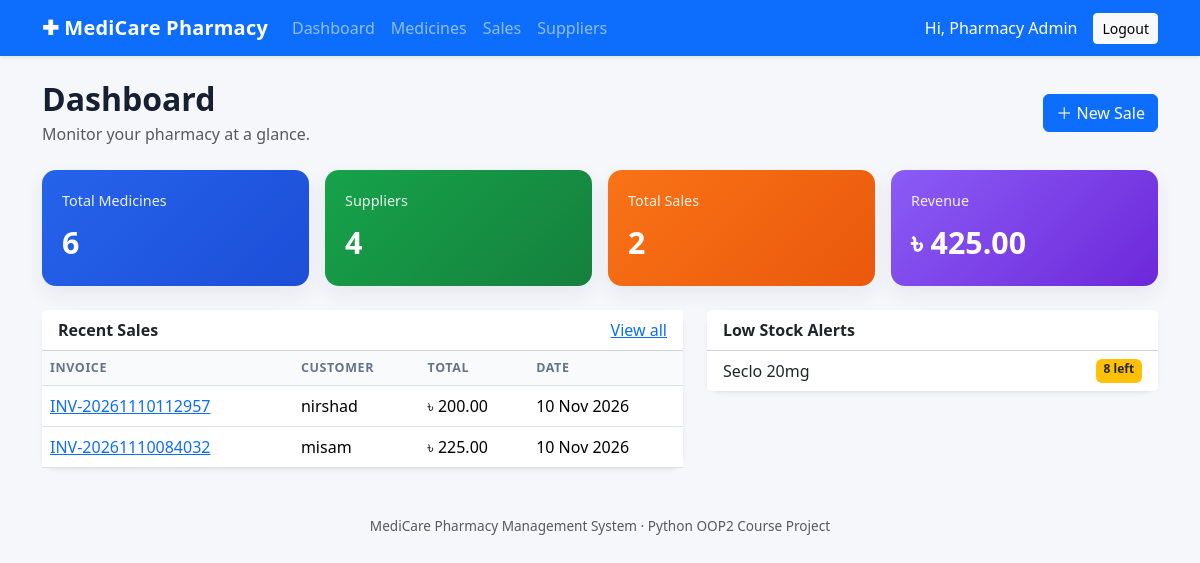
The app's page / (signed in) with its own data.
### config/core/models.py (models this page shows, shortened)
class Sale(models.Model):
    invoice_no = models.CharField(max_length=30, unique=True)
    customer_name = models.CharField(max_length=120, default='Walk-in Customer')
    customer_phone = models.CharField(max_length=30, blank=True)
    total_amount = models.DecimalField(max_digits=12, decimal_places=2, default=0)
    sold_by = models.ForeignKey('auth.User', on_delete=models.SET_NULL, null=True)
    sold_at = models.DateTimeField(auto_now_add=True)

class Medicine(models.Model):
    CATEGORY_CHOICES=[('Tablet','Tablet'),('Capsule','Capsule'),('Syrup','Syrup'),('Injection','Injection'),('Cream','Cream'),('Other','Other')]
    name = models.CharField(max_length=150)
    generic_name = models.CharField(max_length=150, blank=True)
    category = models.CharField(max_length=30, choices=CATEGORY_CHOICES, default='Tablet')
    batch_no = models.CharField(max_length=50)
    supplier = models.ForeignKey(Supplier, on_delete=models.SET_NULL, null=True, blank=True)
    purchase_price = models.DecimalField(max_digits=10, decimal_places=2, validators=[MinValueValidator(0)])
    selling_price = models.DecimalField(max_digits=10, decimal_places=2, validators=[MinValueValidator(0)])
    stock = models.PositiveIntegerField(default=0)
    reorder_level = models.PositiveIntegerField(default=10)
    expiry_date = models.DateField()
    created_at = models.DateTimeField(auto_now_add=True)

### config/core/views.py (the view)
# urls.py: urlpatterns = [path('', views.dashboard, name='dashboard'), path('medicines/', views.medicines, name='medicines'), path('medicines/add/', views.medicine_add, name='medicine_add'), path('medicines/<int
@login_required
def dashboard(request):
    medicines = Medicine.objects.all()
    context={'medicine_count': medicines.count(),'supplier_count':Supplier.objects.count(),'sale_count':Sale.objects.count(),'revenue':Sale.objects.aggregate(v=Sum('total_amount'))['v'] or 0,'low_stock': medicines.filter(stock__lte=10).order_by('stock')[:6],'recent_sales':Sale.objects.order_by('-sold_at')[:6]}
    return render(request,'core/dashboard.html',context)

### templates/core/dashboard.html
{% extends 'base.html' %}{% block title %}Dashboard · MediCare{% endblock %}{% block content %}<div class="d-flex justify-content-between align-items-center mb-4"><div><h2 class="fw-bold mb-1">Dashboard</h2><p class="text-muted mb-0">Monitor your pharmacy at a glance.</p></div><a class="btn btn-primary" href="{% url 'sale_add' %}">＋ New Sale</a></div><div class="row g-3 mb-4"><div class="col-md-3"><div class="stat-card blue"><span>Total Medicines</span><strong>{{ medicine_count }}</strong></div></div><div class="col-md-3"><div class="stat-card green"><span>Suppliers</span><strong>{{ supplier_count }}</strong></div></div><div class="col-md-3"><div class="stat-card orange"><span>Total Sales</span><strong>{{ sale_count }}</strong></div></div><div class="col-md-3"><div class="stat-card purple"><span>Revenue</span><strong>৳ {{ revenue|floatformat:2 }}</strong></div></div></div><div class="row g-4"><div class="col-lg-7"><div class="card border-0 shadow-sm"><div class="card-header bg-white d-flex justify-content-between"><b>Recent Sales</b><a href="{% url 'sales' %}">View all</a></div><div class="table-responsive"><table class="table align-middle mb-0"><thead><tr><th>Invoice</th><th>Customer</th><th>Total</th><th>Date</th></tr></thead><tbody>{% for sale in recent_sales %}<tr><td><a href="{% url 'sale_detail' sale.pk %}">{{ sale.invoice_no }}</a></td><td>{{ sale.customer_name }}</td><td>৳ {{ sale.total_amount }}</td><td>{{ sale.sold_at|date:'d M Y' }}</td></tr>{% empty %}<tr><td colspan="4" class="text-center text-muted py-4">No sales yet.</td></tr>{% endfor %}</tbody></table></div></div></div><div class="col-lg-5"><div class="card border-0 shadow-sm"><div class="card-header bg-white"><b>Low Stock Alerts</b></div><ul class="list-group list-group-flush">{% for m in low_stock %}<li class="list-group-item d-flex justify-content-between"><span>{{ m.name }}</span><span class="badge bg-warning text-dark">{{ m.stock }} left</span></li>{% empty %}<li class="list-group-item text-muted">All stock levels look good.</li>{% endfor %}</ul></div></div></div>{% endblock %}

### templates/base.html (shortened to what this page needs)
{% load static %}<!doctype html><html lang="en"><head><link href="https://cdn.jsdelivr.net/npm/bootstrap@5.3.3/dist/css/bootstrap.min.css" rel="stylesheet"><link rel="stylesheet" href="{% static 'css/style.css' %}"></head><body><nav class="navbar navbar-expand-lg navbar-dark bg-primary shadow-sm"><div class="container"><a class="navbar-brand fw-bold" href="{% url 'dashboard' %}">✚ MediCare Pharmacy</a><div id="nav" class="collapse navbar-collapse"><ul class="navbar-nav me-auto"><li class="nav-item"><a class="nav-link" href="{% url 'dashboard' %}">Dashboard</a></li><li class="nav-item"><a class="nav-link" href="{% url 'medicines' %}">Medicines</a></li><li class="nav-item"><a class="nav-link" href="{% url 'sales' %}">Sales</a></li><li class="nav-item"><a class="nav-link" href="{% url 'suppliers' %}">Suppliers</a></li></ul><span class="text-white me-3">Hi, {{ request.user.first_name|default:request.user.username }}</span><form method="post" action="{% url 'logout' %}"><button class="btn btn-light btn-sm">Logout</button></form></div></div></nav><main class="container py-4">{% block content %}{% endblock %}</main><footer class="text-center text-muted py-4">MediCare Pharmacy Management System · Python OOP2 Course Project</footer></body></html>

### static/css/style.css (style rules this page uses)
body { background:#f5f7fb;color:#172033 }
.navbar-brand { letter-spacing:.2px }
.card { border-radius:14px }
.stat-card { border-radius:14px;padding:20px;color:#fff;min-height:112px;box-shadow:0 8px 20px #1b2b4a12 }
.stat-card span { display:block;opacity:.9;font-size:.9rem }
.stat-card strong { font-size:1.9rem;display:block;margin-top:8px }
.blue { background:linear-gradient(135deg,#2563eb,#1d4ed8) }
.green { background:linear-gradient(135deg,#16a34a,#15803d) }
.orange { background:linear-gradient(135deg,#f97316,#ea580c) }
.purple { background:linear-gradient(135deg,#8b5cf6,#6d28d9) }
.table thead th { font-size:.78rem;text-transform:uppercase;color:#64748b;letter-spacing:.05em;background:#f8fafc }
footer { font-size:.85rem }

### records on screen
Sale: invoice_no "INV-20261110112957", customer_name "nirshad", total_amount "200.00", sold_at "10 Nov 2026"
Sale: invoice_no "INV-20261110084032", customer_name "misam", total_amount "225.00", sold_at "10 Nov 2026"
Medicine: name "Seclo 20mg", stock "8"

### other values on screen
{{ request.user.first_name|default:request.user.username }} "Pharmacy Admin"
{{ medicine_count }} "6"
{{ supplier_count }} "4"
{{ sale_count }} "2"
{{ revenue|floatformat:2 }} "425.00"
